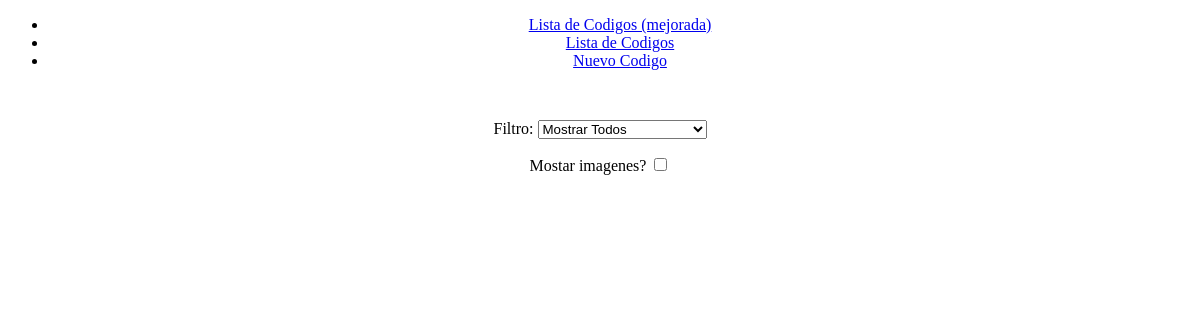
The page /codigos-porcategoria on the database as committed earlier.
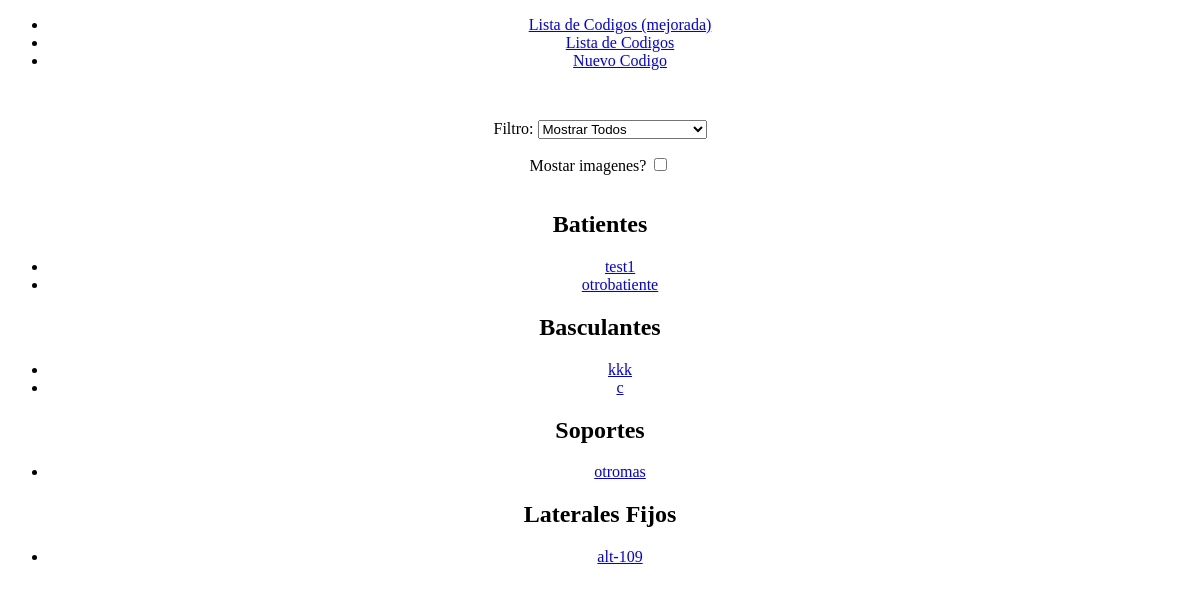
The same page on the database as committed later.
### registro/models.py (models this page shows)
class Categoria(Model):
    categoria = CharField(max_length=50)
    def __str__(self):
        return self.categoria

class Estandar(Model):
    codigo = SlugField(unique=True)
    imagen = ImageField(upload_to='imagenes')
    categoria = ForeignKey(Categoria, on_delete=CASCADE)
    def __str__(self):
        return self.codigo

### registro/views.py (the view)
# urls.py: path('codigos-porcategoria',views.listacodigosporcategoria,name='codigosporcategoria'),
def listacodigosporcategoria(request):
    if request.method == "POST":
        filtro_value=request.POST.get('filtro')
        if(filtro_value=="All"): # all categories
            categorias = models.Categoria.objects.all()
            codigos = dict(zip(categorias,
                               map(lambda x: x.estandar_set.all(),
                                   categorias)))
        else: # one category
            categoria=models.Categoria.objects.get(categoria=filtro_value)
            codigos=dict([(categoria,
                           categoria.estandar_set.all())])
        codigosfilter=forms.FilterCodigosForm(request.POST)
        showimages=request.POST.get('mostrarimagenes')
    else: # start
        categorias=models.Categoria.objects.all()
        codigosfilter=forms.FilterCodigosForm()
        codigos=dict(zip(categorias,
                         map(lambda x: x.estandar_set.all(),
                              categorias)))
        showimages=False # hardcoded for now
    return render(request,
                  template_name="registro/listacodigos.html",
                  context = {'codigos':codigos,
                             'selectfilter':codigosfilter,
                             'showimages':showimages})

### registro/forms.py
class FilterCodigosForm(Form):
    mychoices=[('All','Mostrar Todos')]
    try:
        mychoices.extend(list(zip(Categoria.objects.all(),
                                  Categoria.objects.all())))
    except:
        pass
    filtro = forms.ChoiceField(widget=forms.Select(attrs={'onchange':'submit()'}),
                               choices=mychoices)
    mostrarimagenes = forms.BooleanField(label='Mostar imagenes?', required=False,
                                         widget=forms.CheckboxInput(
                                             attrs={'onchange':'submit()'}))

### registro/templates/registro/listacodigos.html (shortened to what this page needs)
{% extends 'registro/base.html' %}
{% block content %}
<form action='' method="post">
	{{ selectfilter.as_p }}
</form>
{% for categoria,codigo in codigos.items %}
	{% if codigo %}
	<h2>{{categoria}}</h2>
	<ul>
		{% for c in codigo %}
		<li><a href="{% url 'registro:codigos-detailview' c %}">{{c}}</a>
		</li>
		{% endfor %}
	</ul>
	{% endif %}
{% endfor %}
{% endblock %}

Rows that differ between the two databases and show on the page:
now on this page (row unchanged): Categoria: categoria "Batientes"
added Estandar: codigo "test1", shown under "Batientes"
added Estandar: codigo "otrobatiente", shown under "Batientes"
now on this page (row unchanged): Categoria: categoria "Basculantes"
added Estandar: codigo "kkk", shown under "Basculantes"
added Estandar: codigo "c", shown under "Basculantes"
now on this page (row unchanged): Categoria: categoria "Soportes"
added Estandar: codigo "otromas", shown under "Soportes"
now on this page (row unchanged): Categoria: categoria "Laterales Fijos"
added Estandar: codigo "alt-109", shown under "Laterales Fijos"
